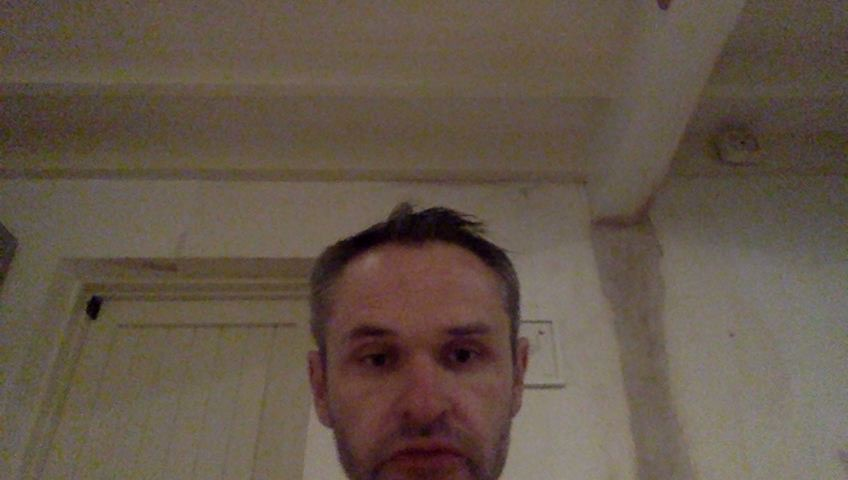
#> input picture cam.jpg, 848 x 480 px, found by its file name
$ python camview.py
#> lines starting #> are read from the running program, lines starting #| are printed output that depends on the picture
import os
import numpy as np
import cv2
#from matplotlib import pyplot as plt
import platform

# --- init everything ---
analysistype=0
ostype=0


if "Darwin" in platform.platform():
    print ("macos")
    ostype=True
else:
    print ("other")
    ostype=False


while(True):
    # --- Get image ---
    print ("Get Image...")
    if (ostype):
        os.system("ffmpeg -nostats -loglevel 0 -f avfoundation -video_size 1280x720 -framerate 30 -i \"0\" -vframes 1 cam.jpg")
    else:
        os.system("fswebcam -q --no-banner cam.jpg")
    # -----------------

    #---- analysis imagee ----
    print ("Analysising...")
    img2 = cv2.imread('cam.jpg',cv2.IMREAD_COLOR)
#> img2 is the input picture: shape (480, 848, 3); mean B, G, R 74.2, 86.8, 100.6
    img2 = cv2.resize(img2, (256, 256))
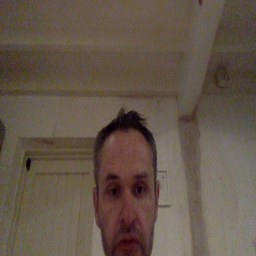
#> img2: shape (256, 256, 3); mean B, G, R 74.1, 86.7, 100.5
    # -----------------

    # --- View image ---
    print ("Show Image...")
    #os.system("feh -g 250x250 cam.jpg ")
    cv2.namedWindow('image',cv2.WINDOW_NORMAL)
    cv2.imshow('image',img2)
    # -----------------

    # --- Remove last image ---
    print ("Remove Image...")
    os.system("rm cam.jpg")
    # -----------------

    # --- Exit loop keu ---
    if cv2.waitKey(1) & 0xFF == ord('q'):
#> (key q is pressed here)
        break
    # -----------------

# ---- clean up ----
cv2.destroyAllWindows()

$ run again, with archive/AutoRCCar-master/computer/chess_board/frame01.jpg copied over cam.jpg
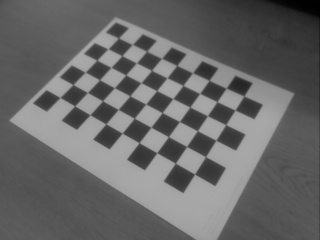
#> input picture archive/AutoRCCar-master/computer/chess_board/frame01.jpg, 320 x 240 px, found by its file name
#> img2 is the input picture: shape (240, 320, 3); min 0, max 171, mean 102.9
#> `img2 = cv2.resize(img2, (256, 256))`:
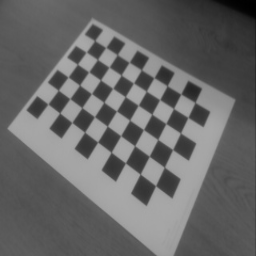
#> img2: shape (256, 256, 3); min 0, max 170, mean 102.8
